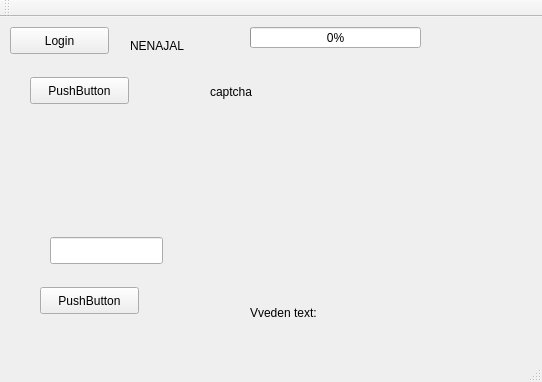
<?xml version="1.0" encoding="UTF-8"?>
<ui version="4.0">
 <class>MainWindow</class>
 <widget class="QMainWindow" name="MainWindow">
  <property name="geometry">
   <rect>
    <x>0</x>
    <y>0</y>
    <width>542</width>
    <height>382</height>
   </rect>
  </property>
  <property name="windowTitle">
   <string>MainWindow</string>
  </property>
  <widget class="QWidget" name="centralWidget">
   <widget class="QPushButton" name="pushButton">
    <property name="geometry">
     <rect>
      <x>10</x>
      <y>10</y>
      <width>99</width>
      <height>27</height>
     </rect>
    </property>
    <property name="text">
     <string>Login</string>
    </property>
   </widget>
   <widget class="QLabel" name="label">
    <property name="geometry">
     <rect>
      <x>130</x>
      <y>20</y>
      <width>67</width>
      <height>17</height>
     </rect>
    </property>
    <property name="text">
     <string>NENAJAL</string>
    </property>
   </widget>
   <widget class="QLabel" name="label_pic">
    <property name="geometry">
     <rect>
      <x>210</x>
      <y>40</y>
      <width>160</width>
      <height>70</height>
     </rect>
    </property>
    <property name="text">
     <string>captcha</string>
    </property>
   </widget>
   <widget class="QProgressBar" name="progressBar">
    <property name="geometry">
     <rect>
      <x>250</x>
      <y>10</y>
      <width>171</width>
      <height>21</height>
     </rect>
    </property>
    <property name="value">
     <number>0</number>
    </property>
   </widget>
   <widget class="QPushButton" name="pushButton_2">
    <property name="geometry">
     <rect>
      <x>30</x>
      <y>60</y>
      <width>99</width>
      <height>27</height>
     </rect>
    </property>
    <property name="text">
     <string>PushButton</string>
    </property>
   </widget>
   <widget class="QLineEdit" name="lineEdit_captch">
    <property name="geometry">
     <rect>
      <x>50</x>
      <y>220</y>
      <width>113</width>
      <height>27</height>
     </rect>
    </property>
   </widget>
   <widget class="QPushButton" name="pushButton_3">
    <property name="geometry">
     <rect>
      <x>40</x>
      <y>270</y>
      <width>99</width>
      <height>27</height>
     </rect>
    </property>
    <property name="text">
     <string>PushButton</string>
    </property>
   </widget>
   <widget class="QLabel" name="label_textc">
    <property name="geometry">
     <rect>
      <x>250</x>
      <y>280</y>
      <width>161</width>
      <height>31</height>
     </rect>
    </property>
    <property name="text">
     <string>Vveden text:</string>
    </property>
   </widget>
  </widget>
  <widget class="QMenuBar" name="menuBar">
   <property name="geometry">
    <rect>
     <x>0</x>
     <y>0</y>
     <width>542</width>
     <height>25</height>
    </rect>
   </property>
  </widget>
  <widget class="QToolBar" name="mainToolBar">
   <attribute name="toolBarArea">
    <enum>TopToolBarArea</enum>
   </attribute>
   <attribute name="toolBarBreak">
    <bool>false</bool>
   </attribute>
  </widget>
  <widget class="QStatusBar" name="statusBar"/>
 </widget>
 <layoutdefault spacing="6" margin="11"/>
 <resources/>
 <connections/>
</ui>
